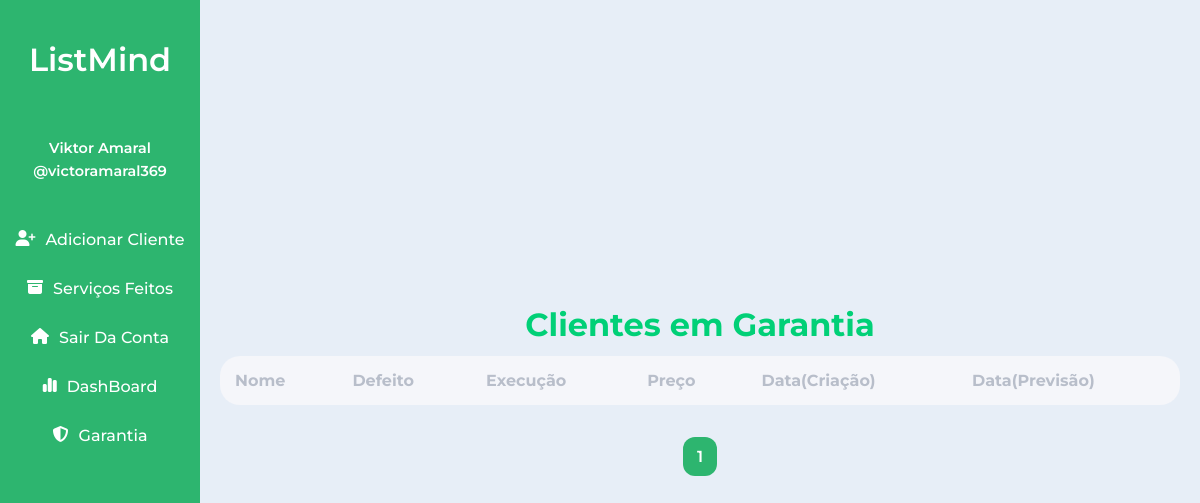
The app's page /garantidos (signed in), older data.
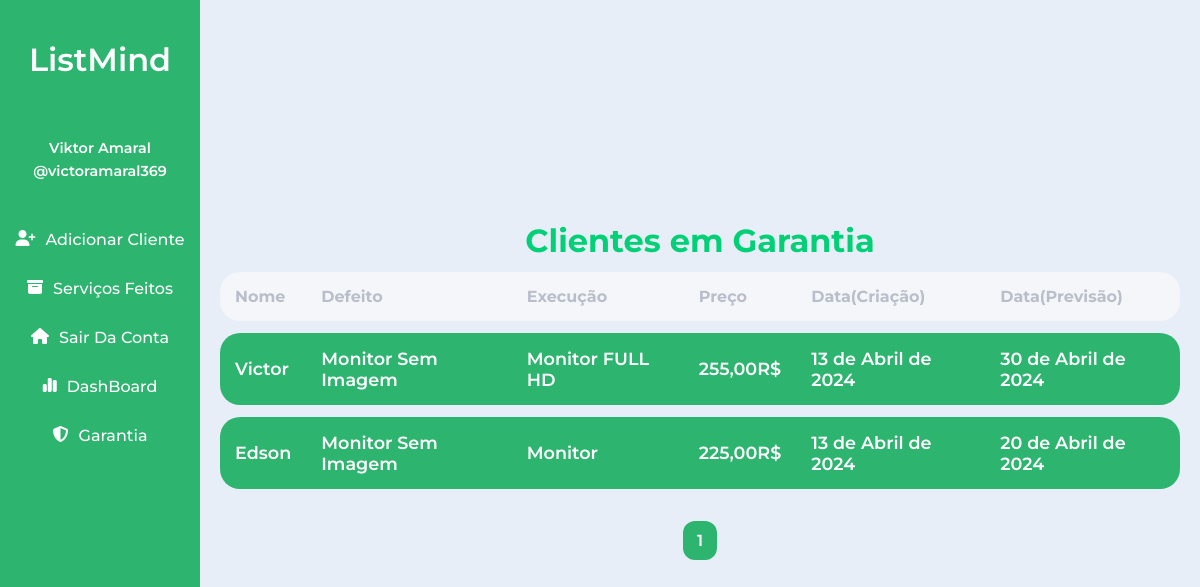
The same page, newer data.
### appusers/models.py (models this page shows, shortened)
class Cliente(models.Model):
    choices = {
        ('0', 'Serviço'),
        ('1', 'Diagnóstico'),
        ('2', 'Compra'),
    }
    user = models.ForeignKey(User, on_delete=models.CASCADE)
    name = models.CharField(max_length=100)
    defect = models.TextField()
    option = models.CharField(max_length=11, choices=choices, default='0')
    date = models.DateField(auto_now_add=True)
    predicted_date = models.DateField(default='2006-02-22')
    predicted_price = models.DecimalField(max_digits=10, decimal_places=3)
    price = models.DecimalField(max_digits=10, decimal_places=2)
    service = models.TextField()
    part = models.TextField()
    status = models.BooleanField(default=False)

### appusers/views.py (the view)
# urls.py: path('garantidos', ViewGarantidos, name='garantidos'),
def ViewGarantidos(request):
    clientes = Cliente.objects.filter(status=True, user=request.user, date__gte=datetime.datetime.now()-datetime.timedelta(days=90))
    paginator = Paginator(clientes, 5)
    page_number = request.GET.get('page')
    try:
        clientes = paginator.page(page_number)
    except PageNotAnInteger:
        clientes = paginator.page(1)
    except EmptyPage:
        clientes = paginator.page(paginator.num_pages)
    return render(request, 'garantia.html', {'clientes':clientes})

### templates/garantia.html
{% extends 'index.html' %}
{% block content %}
<div style="display: flex;
 justify-content: center;
 align-items: center; flex-direction: column; width: 100%;">
    <h1 style="color: #01D077;">Clientes em Garantia</h1>
    <table border="1">
        <thead>
            <tr>
                <th id="startd">Nome</th>
                <th>Defeito</th>
                <th>Execução</th>
                <th>Preço</th>
                <th>Data(Criação)</th>
                <th id="starte">Data(Previsão)</th>
            </tr>
        </thead>
        <tbody>
            {% for cliente in clientes %}
                <tr>
                    <td id="startd">{{ cliente.name }}</td>
                    <td>{{ cliente.defect }}</td>
                    <td>{{ cliente.service}}</td>
                    <td>{{ cliente.price}}R$</td>
                    <td>{{ cliente.date}}</td>
                    <td id="starte">{{ cliente.predicted_date }}</td>
                </tr>
            {% endfor %}
        </tbody>
    </table>
    {% include 'pagination.html' %}
</div>
{% endblock %}

### templates/index.html (shortened to what this page needs)
<!DOCTYPE html>
<html lang="en">
<head>
    <link rel="stylesheet" href="static/css/style.css">
</head>
<body>
    <div class="container">
        {% include 'perfil.html' %}
        {% block content %}
        {% endblock %}
    </div>
    <link href="
    https://cdn.jsdelivr.net/npm/sweetalert2@11.10.0/dist/sweetalert2.min.css
    " rel="stylesheet">
</body>
</html>

### templates/perfil.html (shortened to what this page needs)
<div class="perfil">
    <a href="/" class="logo">ListMind</a>
    <div class="perfil-image">
        <div>
            <p>Viktor Amaral</p>
            <p>@victoramaral369</p>
        </div>
    </div>
    <div class="features">
        <div onclick="AddMembro()" class="function">
            <i class="fa-sharp fa-solid fa-user-plus"></i>
            <a>Adicionar Cliente</a>
        </div>
        <div class="function">
            <i class="fa-sharp fa-solid fa-box-archive"></i>
            <a href="/archived">Serviços Feitos</a>
        </div>
        <div class="function">
            <i class="fa-sharp fa-solid fa-house"></i>
            <a href="/logout">Sair Da Conta</a>
        </div>
        <div class="function">
            <i class="fa-sharp fa-solid fa-chart-simple"></i>
            <a href="/dashboard">DashBoard</a>
        </div>
        <div class="function">
            <i class="fa-solid fa-shield-halved"></i>
            <a href="garantidos">Garantia</a>
        </div>
    </div>
</div>

### templates/pagination.html (shortened to what this page needs)
<div class="pagination">
    {% for num in clientes.paginator.page_range %}
        {% if clientes.number == num %}
            <span class="current">{{ num }}</span>
        {% else %}
            <a href="?page={{ num }}">{{ num }}</a>
        {% endif %}
    {% endfor %}
</div>

### static/css/style.css (style rules this page uses)
* { margin: 0px; padding: 0px; box-sizing: border-box; font-family: "Montserrat", sans-serif; }
div.container { display: flex; justify-content: center; align-items: center; width: 100%; height: 100vh; background-color: #e7eef7; }
div.perfil { display: flex; flex-direction: column; align-items: center; gap: 40px; padding-top: 40px; width: 100%; max-width: 200px; height: 100vh; background-color: #2db56f; }
a.logo { color: white; font-size: 2em; font-weight: 600; user-select: none; text-decoration: none; }
div.perfil-image { display: flex; flex-direction: column; align-items: center; gap: 20px; width: 100px; user-select: none; }
div.perfil-image div { display: flex; flex-direction: column; align-items: center; gap: 5px; }
div.perfil-image div p { color: white; font-weight: 600; font-size: 0.9em; }
div.features { display: flex; flex-direction: column; gap: 10px; width: 100%; user-select: none; }
div.features div.function { display: flex; justify-content: center; width: 100%; gap: 10px; padding: 10px; color: white; transition: 0.4s; cursor: pointer; }
div.features div.function a { text-decoration: none; color: white; font-weight: 500; }
table { padding: 0px 20px; width: 100%; text-align: left; border: none; border-collapse: separate; border-spacing: 0px 12px; }
th, td { padding: 15px; border: none; }
th { color: #b8beca; background-color: #f5f6fa; }
td { font-weight: 600; font-size: 1.1em; cursor: pointer; color: white; background-color: #2db56f; }
td#startd, th#startd { border-radius: 20px 0px 0px 20px; }
td#starte, th#starte { border-radius: 0px 20px 20px 0px; }
.pagination { display: flex; justify-content: center; align-items: center; gap: 10px; padding: 20px; }
.pagination a, .pagination span { padding: 10px 14px; border-radius: 12px; text-decoration: none; font-weight: 600; }
.pagination span { background-color: #2db56f; color: white; }

Row changes from the older to the newer data that the page shows:
added Cliente: name "Victor", defect "Monitor Sem Imagem", service "Monitor FULL HD", price "255,00", date "13 de Abril de 2024", predicted_date "30 de Abril de 2024"
added Cliente: name "Edson", defect "Monitor Sem Imagem", service "Monitor", price "225,00", date "13 de Abril de 2024", predicted_date "20 de Abril de 2024"
